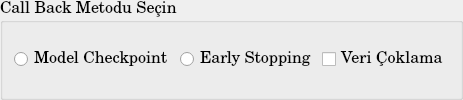
              <widget class="QGroupBox" name="groupBox">
               <property name="sizePolicy">
                <sizepolicy hsizetype="Minimum" vsizetype="Maximum">
                 <horstretch>0</horstretch>
                 <verstretch>1</verstretch>
                </sizepolicy>
               </property>
               <property name="font">
                <font>
                 <family>Century</family>
                 <pointsize>12</pointsize>
                </font>
               </property>
               <property name="title">
                <string>Call Back Metodu Seçin</string>
               </property>
               <layout class="QHBoxLayout" name="horizontalLayout_8">
                <item>
                 <widget class="QRadioButton" name="radioButtonCheckpoint">
                  <property name="font">
                   <font>
                    <family>Century</family>
                    <pointsize>12</pointsize>
                   </font>
                  </property>
                  <property name="text">
                   <string>Model Checkpoint</string>
                  </property>
                 </widget>
                </item>
                <item>
                 <widget class="QRadioButton" name="radioButtonEarlyStopping">
                  <property name="font">
                   <font>
                    <family>Century</family>
                    <pointsize>12</pointsize>
                   </font>
                  </property>
                  <property name="text">
                   <string>Early Stopping</string>
                  </property>
                 </widget>
                </item>
                <item>
                 <widget class="QCheckBox" name="checkBox">
                  <property name="text">
                   <string>Veri Çoklama</string>
                  </property>
                 </widget>
                </item>
               </layout>
              </widget>
